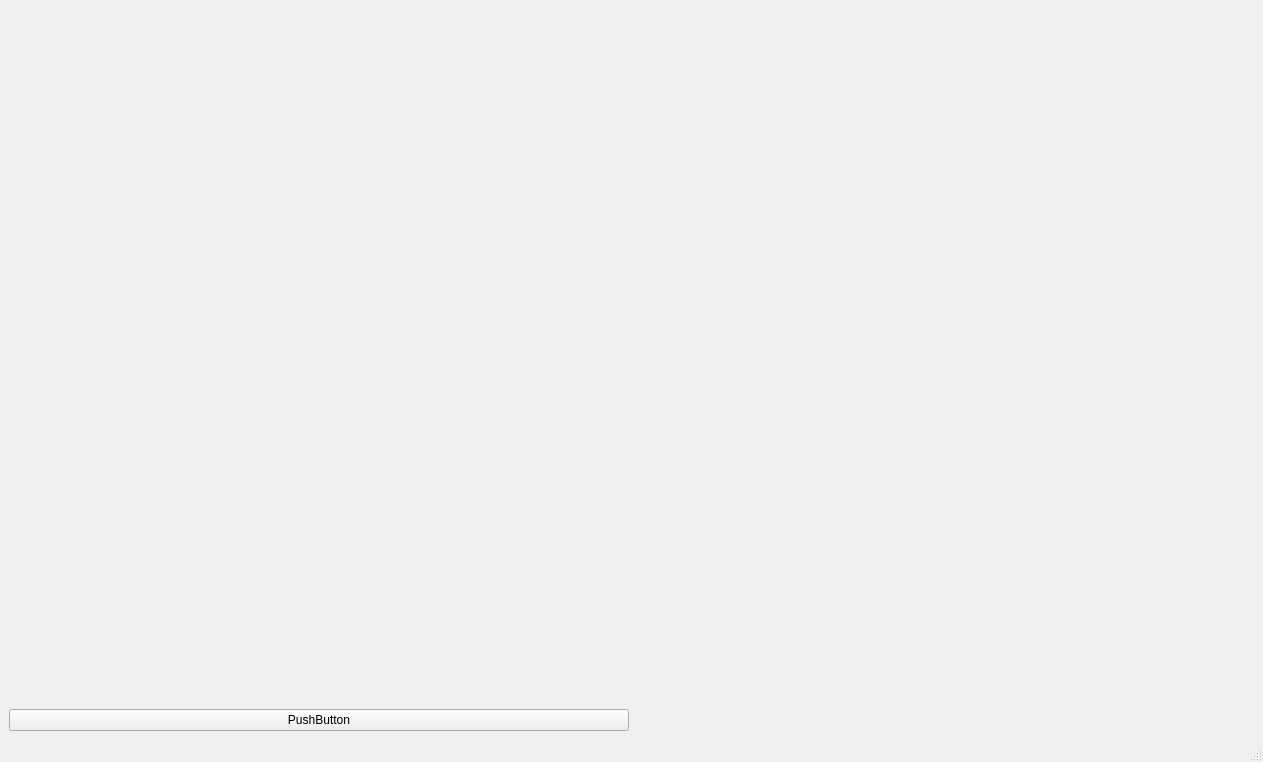
<?xml version="1.0" encoding="UTF-8"?>
<ui version="4.0">
 <class>MainWindow</class>
 <widget class="QMainWindow" name="MainWindow">
  <property name="geometry">
   <rect>
    <x>0</x>
    <y>0</y>
    <width>1263</width>
    <height>762</height>
   </rect>
  </property>
  <property name="windowTitle">
   <string>MainWindow</string>
  </property>
  <widget class="QWidget" name="centralwidget">
   <layout class="QGridLayout" name="gridLayout">
    <item row="1" column="1">
     <widget class="QWidget" name="output_widget" native="true"/>
    </item>
    <item row="2" column="0">
     <widget class="QPushButton" name="resetbtn">
      <property name="text">
       <string>PushButton</string>
      </property>
     </widget>
    </item>
    <item row="1" column="0">
     <widget class="QWidget" name="input_widget" native="true"/>
    </item>
    <item row="0" column="0">
     <widget class="QWidget" name="coefs_widget" native="true"/>
    </item>
    <item row="0" column="1">
     <widget class="QWidget" name="coefsfr_widget" native="true"/>
    </item>
   </layout>
  </widget>
  <widget class="QMenuBar" name="menubar">
   <property name="geometry">
    <rect>
     <x>0</x>
     <y>0</y>
     <width>1263</width>
     <height>22</height>
    </rect>
   </property>
  </widget>
  <widget class="QStatusBar" name="statusbar"/>
 </widget>
 <resources/>
 <connections/>
</ui>
